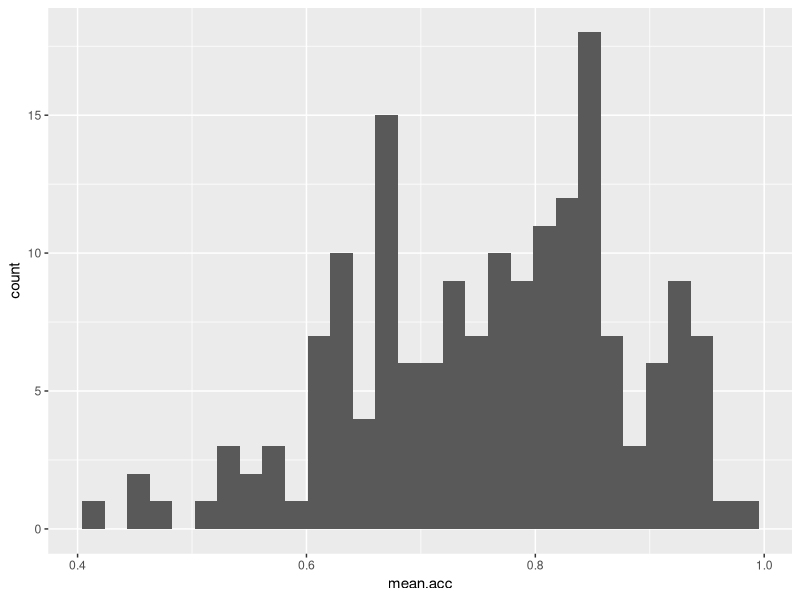
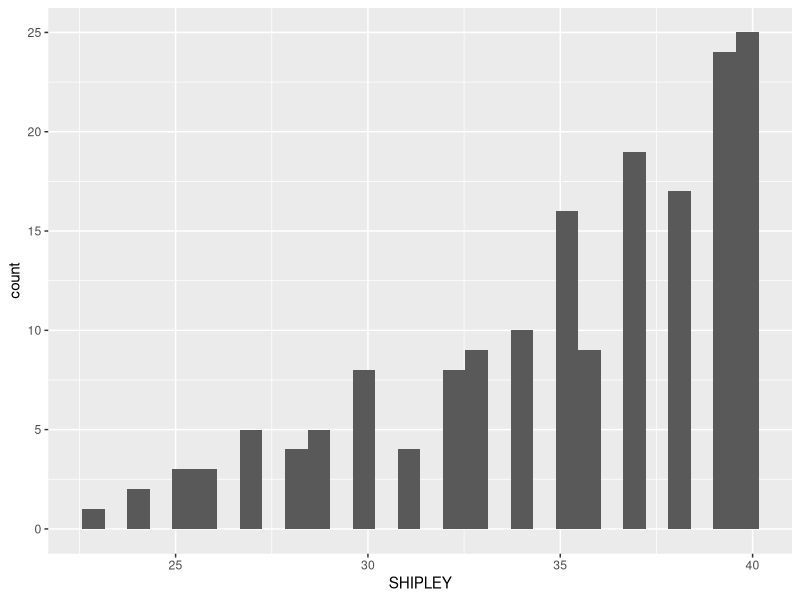
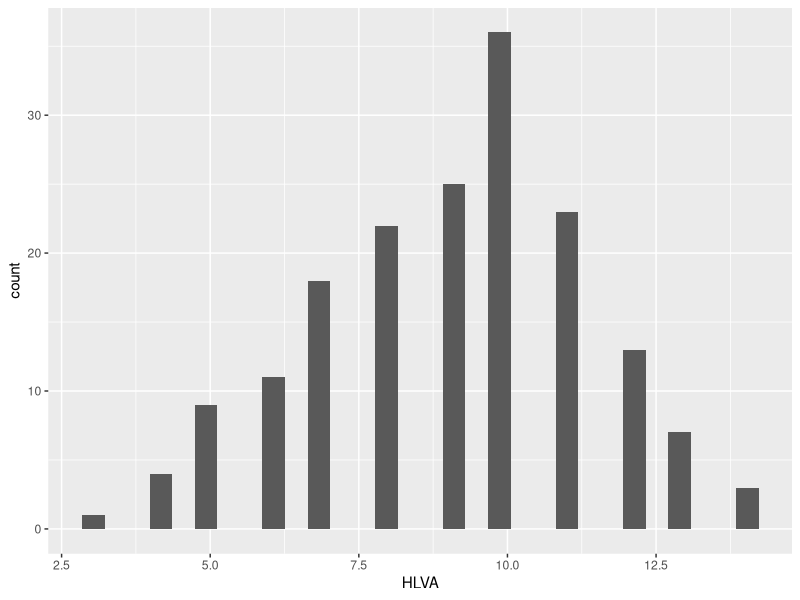
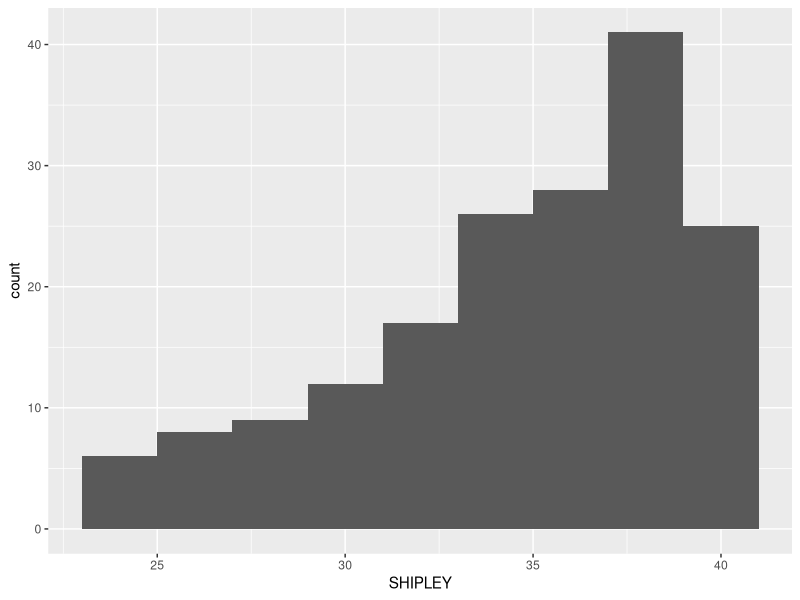
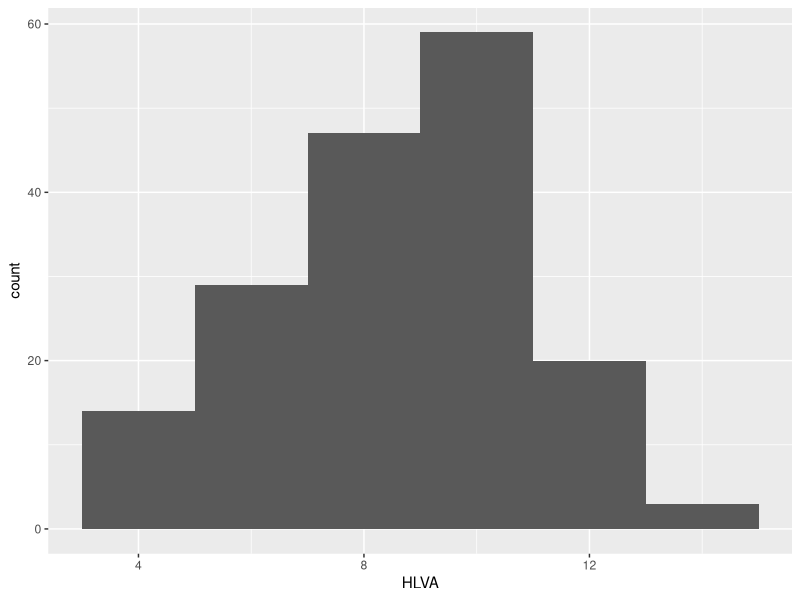
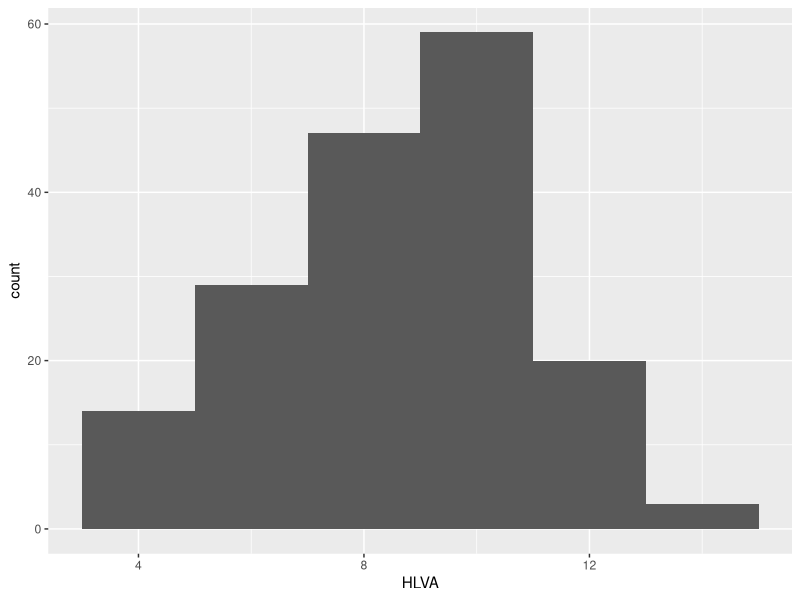
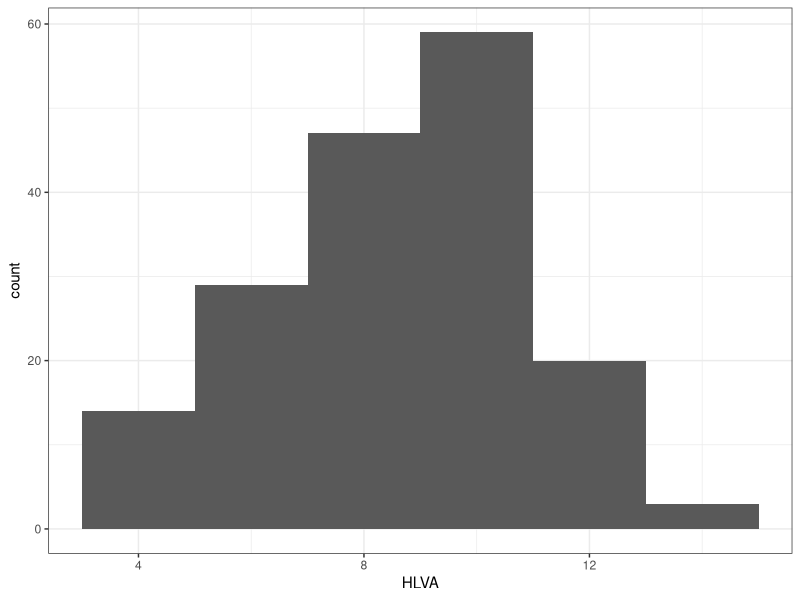
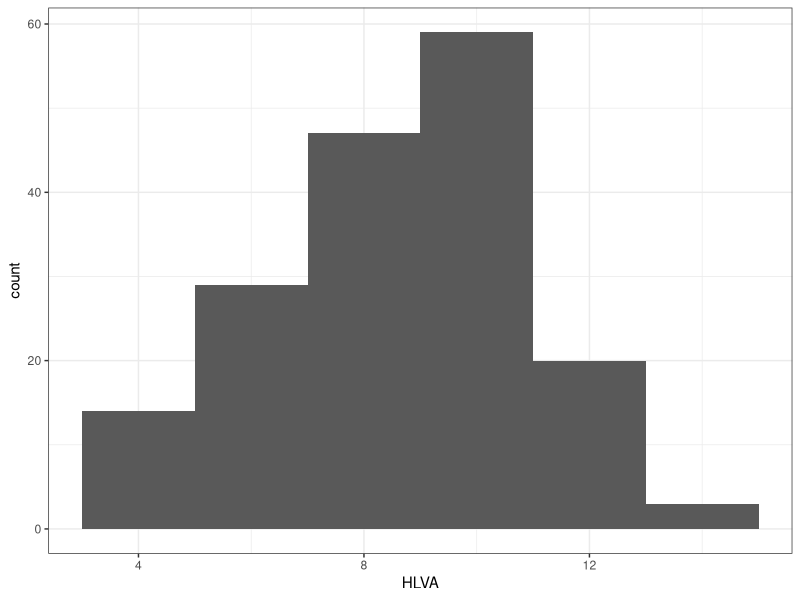

Reproduce these figures in R, in order.



############################################################################################################


# In Week 16, we aim to develop skills in visualizing and testing the associations 
# between variables in psychological data

# We do this to learn how to answer research questions like:

# 1. What person attributes predict success in understanding?
# 2. Can people accurately evaluate whether they correctly understand written 
# health information?

# These kinds of research questions can be answered using methods like correlation 
# and linear models

# We will consolidate and extend learning on data visualization:
# -- Use histograms to examine the distributions of variables;
# -- Use scatterplots to examine the relationships we may observe or predict



############################################################################################################


# -- I work through the parts, tasks and questions with similar data in:
# 2022-23-PSYC122-w16-how-to.R
# -- If you are unsure how to do something, check that out and then come back here



############################################################################################################


# -- I will put dataset names in quotes like this: 
#   'study-one-general-participants.csv'
# -- I will put variable (data column) names in quotes like this: 'variable' 
# -- And I will put value or other data object (e.g. cell value) names in quotes like this: 'studyone'


# We will take things step-by-step

# -- I will split .R scripts by parts, tasks and questions:  
# -- different parts for different phases of the analysis workflow;
# -- different tasks for different steps in each phase;
# -- different questions to examine different ideas or coding steps



############################################################################################################
## Part 1: Set-up ##########################################################################################


# -- Task 1 -- Run this code to empty the R environment
rm(list=ls())                            


# -- Task 2 -- Run this code to load relevant libraries
library("tidyverse")



############################################################################################################
############################################################################################################


# -- In this how-to guide, we use data from *a second* 2020 study of the response
# of adults from a UK national sample to written health information

# study-two-general-participants.csv

  

############################################################################################################
## Part 2: Load data #######################################################################################


# -- Task 3 -- Read in the data file we will be using: 
# study-two-general-participants.csv
# -- hint: Task 3 -- Use the read_csv() function to read the data file into R
study.two.gen <- read_csv("study-two-general-participants.csv")
# -- hint: Task 3 -- When you read the data file in, give the data object you create a clear name 
# e.g. study.two.gen


# -- Task 4 -- Inspect the data file
# -- hint: Task 4 -- Use the summary() or head() functions to take a look
head(study.two.gen)
summary(study.two.gen)


# -- Q.1. -- What is the median of 'AGE'?
# -- A.1. -- 32.50  

# -- Q.2. -- What class is the variable 'ETHNICITY'?
# -- A.2. -- character  

# -- Q.3. -- Does the summary indicate if any variable has missing values (NAs)?
# -- Q.3. -- No


# -- Task 5 -- Change the class or type of the variable 'ETHNICITY' to factor
# -- hint: Task 5 -- You can use the as.factor() function you have used before
study.two.gen$ETHNICITY <- as.factor(study.two.gen$ETHNICITY)


# -- Q.4. -- After you have done this, what information does summary() give you 
# about the variable 'ETHNICITY'?
summary(study.two.gen)
# -- A.4. -- We can see that ETHNICITY lists observations (following UK Office National Statistics ethnicity grouping)
# Asian: 15
# Black: 5
# Mixed: 7
# White: 145



############################################################################################################
## Part 3: Use histograms to examine the distributions of variables ########################################


# -- Task 6 -- Draw histograms to examine the distributions of variables
# -- hint: Task 6 -- Use ggplot() with geom_histogram()

# -- The first time we do this, we take things step-by-step
# -- Here's an example: run the line of code and see the result in the Plots window in R-Studio
ggplot(data = study.two.gen, aes(x = mean.acc)) + geom_histogram()

# These are the steps:
# -- 1 -- ggplot(...) -- you tell R you want to make a plot using the ggplot() 
# function
# -- 2 -- ggplot(data = study.two.gen ...) -- you tell R you want to make a plot 
# with the 'study.two.gen' data
# -- 3 -- ggplot(..., aes(x = mean.acc)) -- you tell R that you want to make a 
# plot with the variable 'mean.acc'
# -- 3 -- here, you specify the aesthetic mapping, x = mean.acc
# -- 4 -- ggplot(...) + geom_histogram() -- you tell R you want to plot values 
# of 'mean.acc' as a histogram


# -- Q.5. -- Did you get a message in red in the Console window in R-Studio: 
# what does it say?
# -- A.5. -- `stat_bin()` using `bins = 30`. Pick better value with `binwidth`.

# -- Q.6. -- Draw two different histograms to examine the distributions of two 
# different variables: SHIPLEY and HLVA
ggplot(data = study.two.gen, aes(x = SHIPLEY)) + geom_histogram()
ggplot(data = study.two.gen, aes(x = HLVA)) + geom_histogram()

# -- Q.7. -- Now re-do both plots: can you change the binwidth in geom_histogram() to make the bars wider?
# -- hint: Q.7. -- If you are going to change binwidth the number you use needs to be a number larger than   
# the minimum and smaller than the maximum for the variable
# -- Remember, min and max values are given for each numeric variable in summary()
ggplot(data = study.two.gen, aes(x = SHIPLEY)) + geom_histogram(binwidth = 2)
ggplot(data = study.two.gen, aes(x = HLVA)) + geom_histogram(binwidth = 2)


# -- We adjust binwidth typically to improve the appearance of the plot
# -- This is a bit subjective so try different numbers and see how you feel about the changes in appearance
# -- We want histograms that show us enough detail about the frequency of occurrence of groupings (bins) of
# values for each variable
# -- But we do not want histograms that show us so much detail it is difficult to see the pattern for the 
# distribution


# -- Q.8 -- How would you describe the distributions -- in a sentence -- of the distributions of the
# SHIPLEY and HLVA variable values for our sample?
# -- A.8. -- The SHIPLEY values lie between about 25 and 40, and are skewed towards high scores. The HLVA
# values lie between 4 and about 14, and peak in the middle (near 7)



############################################################################################################
## Part 4: Edit your plots to make them look good ##########################################################


# -- Task 7 -- Edit the appearance of a histogram plot for *one numeric variable* 
# -- hint: Task 7 -- ggplot() code does not all have to be on the same line
# -- hint: Task 7 -- you can create a new plot for each edit so you can see what difference your edits make


# -- Q.9. -- Edit the appearance of the bars using binwidth
ggplot(data = study.two.gen, aes(x = HLVA)) + 
  geom_histogram(binwidth = 2)

# -- Q.10. -- Edit the colour of the background using theme_bw()
ggplot(data = study.two.gen, aes(x = HLVA)) + 
  geom_histogram(binwidth = 2) +
  theme_bw()

# -- Q.11. -- Edit the appearance of the labels using labs()
ggplot(data = study.two.gen, aes(x = HLVA)) + 
  geom_histogram(binwidth = 2) +
  theme_bw() +
  labs(x = "HLVA", y = "count")


# -- Notice how, if you are doing edits in steps, one line at a time, each line in your code -- except the last one 
# -- ends in a +
# -- What we are doing is telling R we want this + this + this ...
# -- Each line then adds an extra step
# -- You can break this code by not adding a + at the end of each bit (except the last line)

# -- Notice that how to break the code, and how to figure out how to fix the break, are discussed in the how-to .R



############################################################################################################
## Part 5: Now draw scatterplots to examine associations between variables #################################


# -- Task 8 -- Create a scatterplot to examine the association between some 
# variables e.g. 'HLVA' and 'mean.acc'
# -- hint: Task 8 -- We are working with geom_point() and you need x and y 
# aesthetic mappings
ggplot(data = study.two.gen, aes(x = HLVA, y = mean.acc)) +
  geom_point()

# -- This plot shows:
# -- the possible association between x-axis variable 'HLVA' and y-axis variable
# 'mean.acc'

# -- The plot code moves through the following steps:  
# -- 1 -- ggplot(...) -- make a plot
# -- 2 -- ggplot(data = study.two.gen, ...) -- with the 'study.two.gen' dataset
# -- 3 -- ggplot(...aes(x = HLVA, y = mean.acc)) -- using two aesthetic mappings:
# -- x = HLVA -- map 'HLVA' values to x-axis (horizontal, left to right) positions
# -- y = mean.acc -- map 'meann.acc' values to y-axis (vertical, bottom to top) positions
# -- 4 -- geom_point() -- show the mappings as points    


# -- Task 9 -- Now do scatterplots with *every* numeric predictor variable in 
# the 'study.two.gen' dataset 
# -- hint: Task 9 -- You always want to use as the y-axis variable the 
# outcome 'mean.acc' so: y = mean.acc
# -- hint: Task 9 -- Then you can use each numeric predictor variable 
# as the x-axis variable e.g. x = mean.self

# -- hint: Task 9 -- Remember what we saw with summary(): not every variable 
# consists of numbers  
# -- hint: Task 9 -- If the summary() does not show you a mean for a variable, 
# R does not think that variable is numeric

# -- hint: Task 9 -- It can be hard to decide what an association looks like: 

ggplot(data = study.two.gen, aes(x = mean.self, y = mean.acc)) +
  geom_point()  

ggplot(data = study.two.gen, aes(x = AGE, y = mean.acc)) +
  geom_point() 

ggplot(data = study.two.gen, aes(x = SHIPLEY, y = mean.acc)) +
  geom_point()  

ggplot(data = study.two.gen, aes(x = HLVA, y = mean.acc)) +
  geom_point() 

ggplot(data = study.two.gen, aes(x = FACTOR3, y = mean.acc)) +
  geom_point() 

ggplot(data = study.two.gen, aes(x = QRITOTAL, y = mean.acc)) +
  geom_point() 

# -- Q.12. -- What is the shape (direction) of the association between 'mean.self' 
# and 'mean.acc'?
# -- A.12. -- Increase in 'mean.self' is associated with increase in 'mean.acc'  
  
# -- Q.13. -- What is the shape (direction) of the association between 'AGE' 
# and 'mean.acc'?
# -- A.13. -- There is no clear association between 'AGE' and 'mean.acc'
  
# -- Q.14. -- What is the shape (direction) of the association between 'SHIPLEY' 
# and 'mean.acc'?
# -- A.14. -- Increase in 'SHIPLEY' is associated with increase in 'mean.acc'
  
# -- Q.15. -- What is the shape (direction) of the association between 'HLVA' 
# and 'mean.acc'?
# -- A.15. -- Increase in 'HLVA' is associated with increase in 'mean.acc'
  
# -- Q.16. -- What is the shape (direction) of the association between 'FACTOR3' 
# and 'mean.acc'?
# -- A.16. -- Increase in 'FACTOR3' is associated with increase in 'mean.acc'

# -- Q.17. -- What is the shape (direction) of the association between 'QRITOTAL' 
# and 'mean.acc'?
# -- A.17. -- Increase in 'QRITOTAL' is associated with increase in 'mean.acc'



############################################################################################################
## Part 6: Edit the scatterplots to make them look good ####################################################


# -- Task 10 -- Edit the appearance of one plot step-by-step


# -- We are going to edit:
# -- 1 -- the appearance of the points using alpha, size and colour
# -- 2 -- the colour of the background using theme_bw()
# -- 3 -- the appearance of the labels using labs()
# -- as follows


# -- Q.18. -- Change the appearance of the points using alpha, size and colour
# -- hint: Q.18. -- Just like with geom_histogram() there is ggplot reference 
# information for the geom you need here
# -- find some example code and come back here if you are unsure what to do
ggplot(data = study.two.gen, aes(x = HLVA, y = mean.acc)) +
  geom_point(alpha = 0.5, size = 2, colour = "red") 

# -- Q.19. -- Edit the colour of the background using theme_bw()
ggplot(data = study.two.gen, aes(x = HLVA, y = mean.acc)) +
  geom_point(alpha = 0.5, size = 2, colour = "red")   +
  theme_bw()

# -- Q.20. -- Edit the appearance of the labels using labs()
ggplot(data = study.two.gen, aes(x = HLVA, y = mean.acc)) +
  geom_point(alpha = 0.5, size = 2, colour = "red")   +
  theme_bw() +
  labs(x = "HLVA", y = "mean accuracy")

# -- Q.21. -- Can you find the ggplot reference page?
# -- hint: Q.22 -- Do a search with the keywords "ggplot reference geom_point"
# -- A.21. -- It is here: 
# https://ggplot2.tidyverse.org/reference/geom_point.html


# -- Now you: experiment!



############################################################################################################
## Part 7: Use correlation to to answer the research questions #############################################


# -- Task 11 -- Examine the correlation between mean accuracy (mean.acc) and some numeric predictor variables
# -- hint: Task 11 -- We use cor.test()
cor.test(study.two.gen$HLVA, study.two.gen$mean.acc, method = "pearson",  alternative = "two.sided")


# -- Q.22. -- What is r (given as 'cor' in the output) for the correlation between 'HLVA' and 'mean.acc'?
cor.test(study.two.gen$HLVA, study.two.gen$mean.acc, method = "pearson",  alternative = "two.sided")
# -- A.22. -- r = 0.5000559 

# -- Q.23. -- Is the correlation significant?
# -- A.23. -- r is significant

# -- Q.24. -- What are the values for t and p for the significance test for the correlation?
# -- A.24. -- t = 7.5288, p = 2.866e-12

# -- Q.25. -- What do you conclude, given the correlation results?
# -- hint: Q.16 -- Maybe draw a scatterplot to examine the shape of the association
# -- A.25. -- HLVA and mean.acc are positively correlated suggesting that as HLVA scores increase so also do
# mean.acc scores

# -- Q.26. -- What is r (given as 'cor' in the output) for the correlation between 'mean.self' and 'mean.acc'?
cor.test(study.two.gen$mean.self, study.two.gen$mean.acc, method = "pearson",  alternative = "two.sided")
# -- A.26. -- r = 0.5460792 

# -- Q.27. -- Is the correlation between 'AGE' and 'mean.acc' significant?
cor.test(study.two.gen$AGE, study.two.gen$mean.acc, method = "pearson",  alternative = "two.sided")
# -- A.27. -- r is not significant

# -- Q.28. -- What are the values for t and p for the significance test for the correlation between 'QRITOTAL'
# and 'mean.acc'?
cor.test(study.two.gen$QRITOTAL, study.two.gen$mean.acc, method = "pearson",  alternative = "two.sided")
# -- A.28. -- t = 6.4711, p = 9.993e-10

# -- Q.29. -- What do you conclude, given the correlation results, about the association between 'SHIPLEY'
# and 'mean.acc'?
cor.test(study.two.gen$SHIPLEY, study.two.gen$mean.acc, method = "pearson",  alternative = "two.sided")
# -- A.29. -- 'SHIPLEY' and 'mean.acc' are positively correlated suggesting that as HLVA scores increase so also do
# mean.acc scores



############################################################################################################


